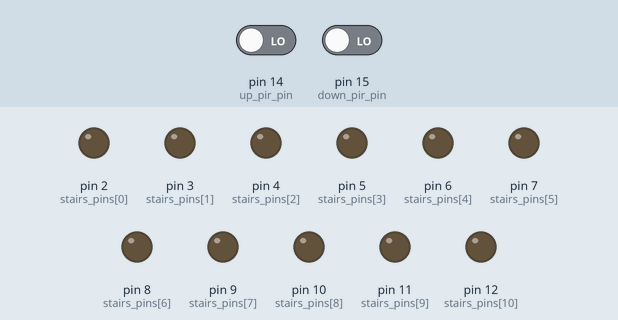
This sketch was run on a simulated Arduino Uno, built with avr-gcc and run on an emulated ATmega328P. On the bench: output pins drawn as LEDs (lit = HIGH). The test bench sets the inputs (shaded band); at power-on: pin 14 (up_pir_pin) LOW, pin 15 (down_pir_pin) LOW.

Above: at 1.2 s.
1.3 s: pin 14 (up_pir_pin) driven HIGH
At 1.7 s:
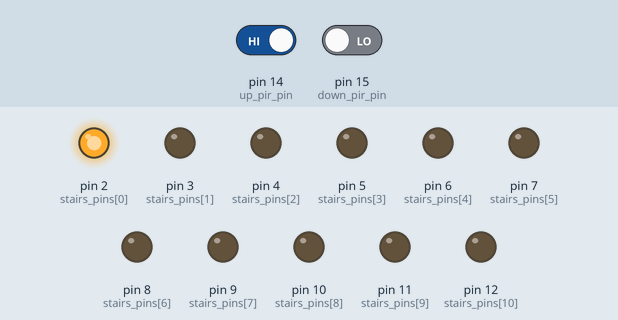
At 3.2 s:
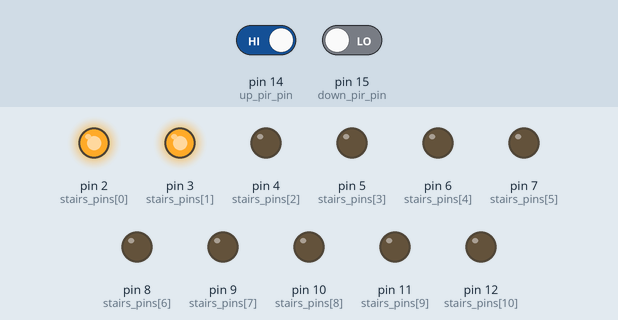
Timing chart, 0 to 21.9 s (numbered marks = the images above; inputs shaded):
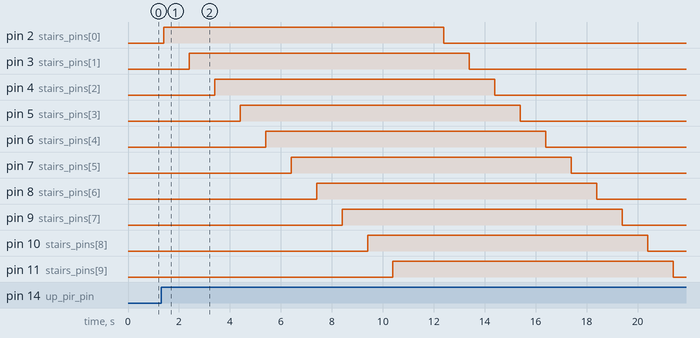

The sketch:

StairsController.ino
```cpp
/*
    Stairs controller
    Turns on LED strips from down stairs to up or from up to down. Direction depends on signals from two PIR motion sensors.
    modified 21 January 2016
    by Gusarov Aleksei (https://vk.com/Thar0l)
    puplished at https://github.com/Thar0l/IOT
 */
//STAIRS OPTIONS
const int stairs_count = 11;

//ARDUINO PINOUT
const int up_pir_pin   = 14;
const int down_pir_pin = 15;
const int stairs_pins[stairs_count] = {2,3,4,5,6,7,8,9,10,11,12};


//TIME OPTIONS
const int light_delay = 1000; //ms
const int check_delay = 100;  //ms

//SYSTEM VARIABLES
enum
{
    st_wait = 0,
    st_up   = 1,
    st_down = 2
} state;


//START INITIALISATION
void setup()
{
    pinMode(up_pir_pin, INPUT);
    pinMode(down_pir_pin, INPUT);
    for (int i = 0; i < stairs_count; i++)
    {
        pinMode(stairs_pins[i], OUTPUT);
    }
    state = st_wait;
}


//MAIN LOOP
void loop()
{
    if (state == st_wait)
    {
        if (digitalRead(up_pir_pin) == HIGH)
        {
            state = st_up;
        }
        if (digitalRead(down_pir_pin) == HIGH)
        {
            state = st_down;
        }
        delay(check_delay);
    }
    else if (state == st_up)
    {
        for (int stair = stair; stair < stairs_count; stair++)
        {
            digitalWrite(stairs_pins[stair], HIGH);
            delay(light_delay);
        }
        for (int stair = stair; stair < stairs_count; stair++)
        {
            digitalWrite(stairs_pins[stair], LOW);
            delay(light_delay);
        }
        state = st_wait;
    }
    else if (state == st_down)
    {
        for (int stair = stairs_count-1; stair >= 0; stair--)
        {
            digitalWrite(stairs_pins[stair], HIGH);
            delay(light_delay);
        }
        for (int stair = stairs_count-1; stair >= 0; stair--)
        {
            digitalWrite(stairs_pins[stair], LOW);
            delay(light_delay);
        }
        state = st_wait;
    }
}
```

Measured:
- after the input at 1.3 s, pin 2 (stairs_pins[0]): LOW → HIGH after 0.10 s, → LOW 11.0 s later; pin 3 (stairs_pins[1]): LOW → HIGH after 1.1 s, → LOW 11.0 s later
